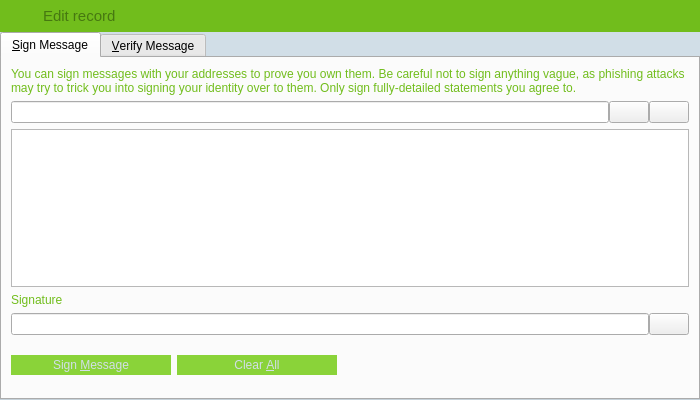
<?xml version="1.0" encoding="UTF-8"?>
<ui version="4.0">
 <class>SignVerifyMessageDialog</class>
 <widget class="QDialog" name="SignVerifyMessageDialog">
  <property name="geometry">
   <rect>
    <x>0</x>
    <y>0</y>
    <width>700</width>
    <height>400</height>
   </rect>
  </property>
  <property name="windowTitle">
   <string>Signatures - Sign / Verify a Message</string>
  </property>
  <property name="styleSheet">
   <string notr="true">QLabel {
	color: rgb(138,211,57);
}

QDialog {
	background-color: rgb(209,222,231);
}</string>
  </property>
  <property name="modal">
   <bool>true</bool>
  </property>
  <layout class="QVBoxLayout" name="verticalLayout">
   <property name="spacing">
    <number>0</number>
   </property>
   <property name="leftMargin">
    <number>0</number>
   </property>
   <property name="topMargin">
    <number>0</number>
   </property>
   <property name="rightMargin">
    <number>0</number>
   </property>
   <property name="bottomMargin">
    <number>0</number>
   </property>
   <item>
    <widget class="QWidget" name="wHeader" native="true">
     <property name="minimumSize">
      <size>
       <width>0</width>
       <height>32</height>
      </size>
     </property>
     <property name="maximumSize">
      <size>
       <width>16777215</width>
       <height>32</height>
      </size>
     </property>
     <property name="styleSheet">
      <string notr="true">#wHeader {
	background-color: rgb(113,189,28);
}</string>
     </property>
     <property name="is_header" stdset="0">
      <bool>true</bool>
     </property>
     <layout class="QHBoxLayout" name="horizontalLayout_19">
      <property name="leftMargin">
       <number>0</number>
      </property>
      <property name="topMargin">
       <number>0</number>
      </property>
      <property name="rightMargin">
       <number>0</number>
      </property>
      <property name="bottomMargin">
       <number>0</number>
      </property>
      <item>
       <spacer name="horizontalSpacer_26">
        <property name="orientation">
         <enum>Qt::Horizontal</enum>
        </property>
        <property name="sizeType">
         <enum>QSizePolicy::Fixed</enum>
        </property>
        <property name="sizeHint" stdset="0">
         <size>
          <width>7</width>
          <height>20</height>
         </size>
        </property>
       </spacer>
      </item>
      <item>
       <widget class="QLabel" name="label_33">
        <property name="sizePolicy">
         <sizepolicy hsizetype="Preferred" vsizetype="Preferred">
          <horstretch>0</horstretch>
          <verstretch>0</verstretch>
         </sizepolicy>
        </property>
        <property name="minimumSize">
         <size>
          <width>30</width>
          <height>30</height>
         </size>
        </property>
        <property name="maximumSize">
         <size>
          <width>30</width>
          <height>30</height>
         </size>
        </property>
        <property name="text">
         <string/>
        </property>
        <property name="pixmap">
         <pixmap resource="../res.qrc">:/res/edit_record_icon.png</pixmap>
        </property>
       </widget>
      </item>
      <item>
       <widget class="QLabel" name="lbTitle">
        <property name="font">
         <font>
          <pointsize>11</pointsize>
          <stylestrategy>PreferAntialias</stylestrategy>
         </font>
        </property>
        <property name="styleSheet">
         <string notr="true">QLabel {
	color: rgb(70,120,16);
}</string>
        </property>
        <property name="text">
         <string>Edit record</string>
        </property>
       </widget>
      </item>
      <item>
       <widget class="QPushButton" name="bClose">
        <property name="minimumSize">
         <size>
          <width>30</width>
          <height>30</height>
         </size>
        </property>
        <property name="maximumSize">
         <size>
          <width>30</width>
          <height>30</height>
         </size>
        </property>
        <property name="styleSheet">
         <string notr="true">QPushButton {	
	image: url(:/res/close_normal.png);
	border: 0px solid gray;
}
QPushButton:pressed:flat {
	image: url(:/res/close_normal.png);
}

QPushButton:hover {
	image: url(:/res/close_hover.png);
}</string>
        </property>
        <property name="text">
         <string notr="true"/>
        </property>
        <property name="flat">
         <bool>true</bool>
        </property>
       </widget>
      </item>
     </layout>
    </widget>
   </item>
   <item>
    <widget class="QTabWidget" name="tabWidget">
     <property name="currentIndex">
      <number>0</number>
     </property>
     <widget class="QWidget" name="tabSignMessage">
      <attribute name="title">
       <string>&amp;Sign Message</string>
      </attribute>
      <layout class="QVBoxLayout" name="verticalLayout_SM">
       <item>
        <widget class="QLabel" name="infoLabel_SM">
         <property name="styleSheet">
          <string notr="true">color: rgb(113,189,28);</string>
         </property>
         <property name="text">
          <string>You can sign messages with your addresses to prove you own them. Be careful not to sign anything vague, as phishing attacks may try to trick you into signing your identity over to them. Only sign fully-detailed statements you agree to.</string>
         </property>
         <property name="textFormat">
          <enum>Qt::PlainText</enum>
         </property>
         <property name="wordWrap">
          <bool>true</bool>
         </property>
        </widget>
       </item>
       <item>
        <layout class="QHBoxLayout" name="horizontalLayout_1_SM">
         <property name="spacing">
          <number>0</number>
         </property>
         <item>
          <widget class="QValidatedLineEdit" name="addressIn_SM">
           <property name="toolTip">
            <string>The address to sign the message with (e.g. CNS17iag9jJgTHD1VXjvLCEnZuQ3rJDE9L)</string>
           </property>
           <property name="styleSheet">
            <string notr="true">color: rgb(113,189,28);</string>
           </property>
           <property name="maxLength">
            <number>34</number>
           </property>
          </widget>
         </item>
         <item>
          <widget class="QPushButton" name="addressBookButton_SM">
           <property name="toolTip">
            <string>Choose an address from the address book</string>
           </property>
           <property name="text">
            <string/>
           </property>
           <property name="icon">
            <iconset resource="../carbonemissiontradecoin.qrc">
             <normaloff>:/icons/address-book</normaloff>:/icons/address-book</iconset>
           </property>
           <property name="shortcut">
            <string>Alt+A</string>
           </property>
           <property name="autoDefault">
            <bool>false</bool>
           </property>
          </widget>
         </item>
         <item>
          <widget class="QPushButton" name="pasteButton_SM">
           <property name="toolTip">
            <string>Paste address from clipboard</string>
           </property>
           <property name="text">
            <string/>
           </property>
           <property name="icon">
            <iconset resource="../carbonemissiontradecoin.qrc">
             <normaloff>:/icons/editpaste</normaloff>:/icons/editpaste</iconset>
           </property>
           <property name="shortcut">
            <string>Alt+P</string>
           </property>
           <property name="autoDefault">
            <bool>false</bool>
           </property>
          </widget>
         </item>
        </layout>
       </item>
       <item>
        <widget class="QPlainTextEdit" name="messageIn_SM">
         <property name="toolTip">
          <string>Enter the message you want to sign here</string>
         </property>
         <property name="styleSheet">
          <string notr="true">color: rgb(113,189,28);</string>
         </property>
        </widget>
       </item>
       <item>
        <widget class="QLabel" name="signatureLabel_SM">
         <property name="styleSheet">
          <string notr="true">color: rgb(113,189,28);</string>
         </property>
         <property name="text">
          <string>Signature</string>
         </property>
         <property name="textFormat">
          <enum>Qt::PlainText</enum>
         </property>
        </widget>
       </item>
       <item>
        <layout class="QHBoxLayout" name="horizontalLayout_2_SM">
         <property name="spacing">
          <number>0</number>
         </property>
         <item>
          <widget class="QLineEdit" name="signatureOut_SM">
           <property name="font">
            <font>
             <italic>true</italic>
            </font>
           </property>
           <property name="styleSheet">
            <string notr="true">color: rgb(113,189,28);</string>
           </property>
           <property name="readOnly">
            <bool>true</bool>
           </property>
          </widget>
         </item>
         <item>
          <widget class="QPushButton" name="copySignatureButton_SM">
           <property name="toolTip">
            <string>Copy the current signature to the system clipboard</string>
           </property>
           <property name="text">
            <string/>
           </property>
           <property name="icon">
            <iconset resource="../carbonemissiontradecoin.qrc">
             <normaloff>:/icons/editcopy</normaloff>:/icons/editcopy</iconset>
           </property>
           <property name="autoDefault">
            <bool>false</bool>
           </property>
          </widget>
         </item>
        </layout>
       </item>
       <item>
        <layout class="QHBoxLayout" name="horizontalLayout_3_SM">
         <item>
          <widget class="QPushButton" name="signMessageButton_SM">
           <property name="toolTip">
            <string>Sign the message to prove you own this Carbonemissiontradecoin address</string>
           </property>
           <property name="styleSheet">
            <string notr="true">QPushButton {
	background-color: rgb(138,211,57);
	color: rgb(209,222,231);
	border: 0px solid gray;
	max-height: 20px;
	min-height: 20px;
	max-width: 160px;
	min-width: 160px;
}

QPushButton:hover {
	background-color: rgb(138,211,57);
}

QPushButton:pressed:flat {
	background-color: rgb(70,120,16);
}</string>
           </property>
           <property name="text">
            <string>Sign &amp;Message</string>
           </property>
           <property name="icon">
            <iconset resource="../carbonemissiontradecoin.qrc">
             <normaloff>:/icons/edit</normaloff>:/icons/edit</iconset>
           </property>
           <property name="autoDefault">
            <bool>false</bool>
           </property>
          </widget>
         </item>
         <item>
          <widget class="QPushButton" name="clearButton_SM">
           <property name="toolTip">
            <string>Reset all sign message fields</string>
           </property>
           <property name="styleSheet">
            <string notr="true">QPushButton {
	background-color: rgb(138,211,57);
	color: rgb(209,222,231);
	border: 0px solid gray;
	max-height: 20px;
	min-height: 20px;
	max-width: 160px;
	min-width: 160px;
}

QPushButton:hover {
	background-color: rgb(138,211,57);
}

QPushButton:pressed:flat {
	background-color: rgb(70,120,16);
}</string>
           </property>
           <property name="text">
            <string>Clear &amp;All</string>
           </property>
           <property name="icon">
            <iconset resource="../carbonemissiontradecoin.qrc">
             <normaloff>:/icons/remove</normaloff>:/icons/remove</iconset>
           </property>
           <property name="autoDefault">
            <bool>false</bool>
           </property>
          </widget>
         </item>
         <item>
          <spacer name="horizontalSpacer_1_SM">
           <property name="orientation">
            <enum>Qt::Horizontal</enum>
           </property>
           <property name="sizeHint" stdset="0">
            <size>
             <width>40</width>
             <height>48</height>
            </size>
           </property>
          </spacer>
         </item>
         <item>
          <widget class="QLabel" name="statusLabel_SM">
           <property name="font">
            <font>
             <weight>75</weight>
             <bold>true</bold>
            </font>
           </property>
           <property name="text">
            <string/>
           </property>
           <property name="wordWrap">
            <bool>true</bool>
           </property>
          </widget>
         </item>
         <item>
          <spacer name="horizontalSpacer_2_SM">
           <property name="orientation">
            <enum>Qt::Horizontal</enum>
           </property>
           <property name="sizeHint" stdset="0">
            <size>
             <width>40</width>
             <height>48</height>
            </size>
           </property>
          </spacer>
         </item>
        </layout>
       </item>
      </layout>
     </widget>
     <widget class="QWidget" name="tabVerifyMessage">
      <attribute name="title">
       <string>&amp;Verify Message</string>
      </attribute>
      <layout class="QVBoxLayout" name="verticalLayout_VM">
       <item>
        <widget class="QLabel" name="infoLabel_VM">
         <property name="styleSheet">
          <string notr="true">color: rgb(113,189,28);</string>
         </property>
         <property name="text">
          <string>Enter the signing address, message (ensure you copy line breaks, spaces, tabs, etc. exactly) and signature below to verify the message. Be careful not to read more into the signature than what is in the signed message itself, to avoid being tricked by a man-in-the-middle attack.</string>
         </property>
         <property name="textFormat">
          <enum>Qt::PlainText</enum>
         </property>
         <property name="alignment">
          <set>Qt::AlignLeading|Qt::AlignLeft|Qt::AlignTop</set>
         </property>
         <property name="wordWrap">
          <bool>true</bool>
         </property>
        </widget>
       </item>
       <item>
        <layout class="QHBoxLayout" name="horizontalLayout_1_VM">
         <property name="spacing">
          <number>0</number>
         </property>
         <item>
          <widget class="QValidatedLineEdit" name="addressIn_VM">
           <property name="toolTip">
            <string>The address the message was signed with (e.g. CNS17iag9jJgTHD1VXjvLCEnZuQ3rJDE9L)</string>
           </property>
           <property name="styleSheet">
            <string notr="true">color: rgb(113,189,28);</string>
           </property>
           <property name="maxLength">
            <number>34</number>
           </property>
          </widget>
         </item>
         <item>
          <widget class="QPushButton" name="addressBookButton_VM">
           <property name="toolTip">
            <string>Choose an address from the address book</string>
           </property>
           <property name="text">
            <string/>
           </property>
           <property name="icon">
            <iconset resource="../carbonemissiontradecoin.qrc">
             <normaloff>:/icons/address-book</normaloff>:/icons/address-book</iconset>
           </property>
           <property name="shortcut">
            <string>Alt+A</string>
           </property>
           <property name="autoDefault">
            <bool>false</bool>
           </property>
          </widget>
         </item>
        </layout>
       </item>
       <item>
        <widget class="QPlainTextEdit" name="messageIn_VM">
         <property name="styleSheet">
          <string notr="true">color: rgb(113,189,28);</string>
         </property>
        </widget>
       </item>
       <item>
        <widget class="QValidatedLineEdit" name="signatureIn_VM">
         <property name="styleSheet">
          <string notr="true">color: rgb(113,189,28);</string>
         </property>
        </widget>
       </item>
       <item>
        <layout class="QHBoxLayout" name="horizontalLayout_2_VM">
         <item>
          <widget class="QPushButton" name="verifyMessageButton_VM">
           <property name="toolTip">
            <string>Verify the message to ensure it was signed with the specified Carbonemissiontradecoin address</string>
           </property>
           <property name="styleSheet">
            <string notr="true">QPushButton {
	background-color: rgb(138,211,57);
	color: rgb(209,222,231);
	border: 0px solid gray;
	max-height: 20px;
	min-height: 20px;
	max-width: 160px;
	min-width: 160px;
}

QPushButton:hover {
	background-color: rgb(138,211,57);
}

QPushButton:pressed:flat {
	background-color: rgb(70,120,16);
}</string>
           </property>
           <property name="text">
            <string>Verify &amp;Message</string>
           </property>
           <property name="icon">
            <iconset resource="../carbonemissiontradecoin.qrc">
             <normaloff>:/icons/transaction_0</normaloff>:/icons/transaction_0</iconset>
           </property>
           <property name="autoDefault">
            <bool>false</bool>
           </property>
          </widget>
         </item>
         <item>
          <widget class="QPushButton" name="clearButton_VM">
           <property name="toolTip">
            <string>Reset all verify message fields</string>
           </property>
           <property name="styleSheet">
            <string notr="true">QPushButton {
	background-color: rgb(138,211,57);
	color: rgb(209,222,231);
	border: 0px solid gray;
	max-height: 20px;
	min-height: 20px;
	max-width: 160px;
	min-width: 160px;
}

QPushButton:hover {
	background-color: rgb(138,211,57);
}

QPushButton:pressed:flat {
	background-color: rgb(70,120,16);
}</string>
           </property>
           <property name="text">
            <string>Clear &amp;All</string>
           </property>
           <property name="icon">
            <iconset resource="../carbonemissiontradecoin.qrc">
             <normaloff>:/icons/remove</normaloff>:/icons/remove</iconset>
           </property>
           <property name="autoDefault">
            <bool>false</bool>
           </property>
          </widget>
         </item>
         <item>
          <spacer name="horizontalSpacer_1_VM">
           <property name="orientation">
            <enum>Qt::Horizontal</enum>
           </property>
           <property name="sizeHint" stdset="0">
            <size>
             <width>40</width>
             <height>48</height>
            </size>
           </property>
          </spacer>
         </item>
         <item>
          <widget class="QLabel" name="statusLabel_VM">
           <property name="font">
            <font>
             <weight>75</weight>
             <bold>true</bold>
            </font>
           </property>
           <property name="text">
            <string/>
           </property>
           <property name="wordWrap">
            <bool>true</bool>
           </property>
          </widget>
         </item>
         <item>
          <spacer name="horizontalSpacer_2_VM">
           <property name="orientation">
            <enum>Qt::Horizontal</enum>
           </property>
           <property name="sizeHint" stdset="0">
            <size>
             <width>40</width>
             <height>48</height>
            </size>
           </property>
          </spacer>
         </item>
        </layout>
       </item>
      </layout>
     </widget>
    </widget>
   </item>
  </layout>
 </widget>
 <customwidgets>
  <customwidget>
   <class>QValidatedLineEdit</class>
   <extends>QLineEdit</extends>
   <header>qvalidatedlineedit.h</header>
  </customwidget>
 </customwidgets>
 <resources>
  <include location="../carbonemissiontradecoin.qrc"/>
  <include location="../res.qrc"/>
 </resources>
 <connections>
  <connection>
   <sender>bClose</sender>
   <signal>clicked()</signal>
   <receiver>SignVerifyMessageDialog</receiver>
   <slot>reject()</slot>
   <hints>
    <hint type="sourcelabel">
     <x>489</x>
     <y>15</y>
    </hint>
    <hint type="destinationlabel">
     <x>349</x>
     <y>199</y>
    </hint>
   </hints>
  </connection>
 </connections>
</ui>
